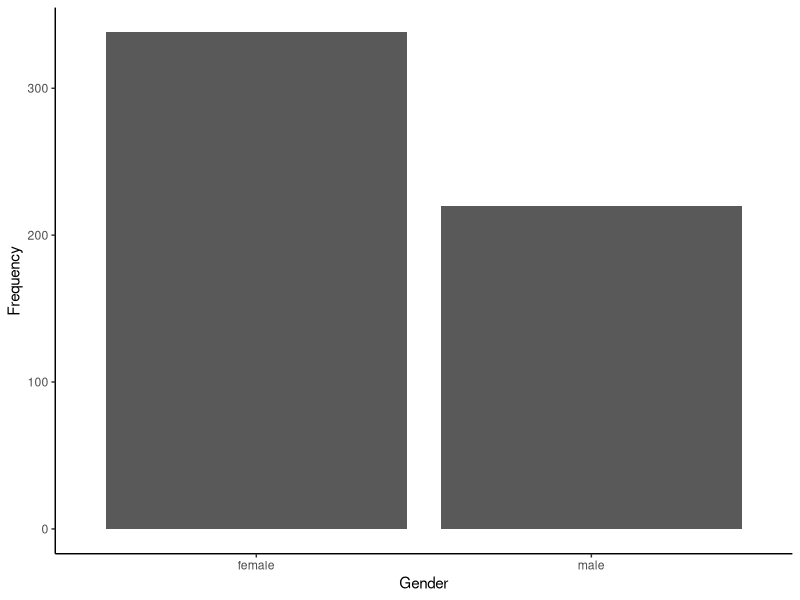
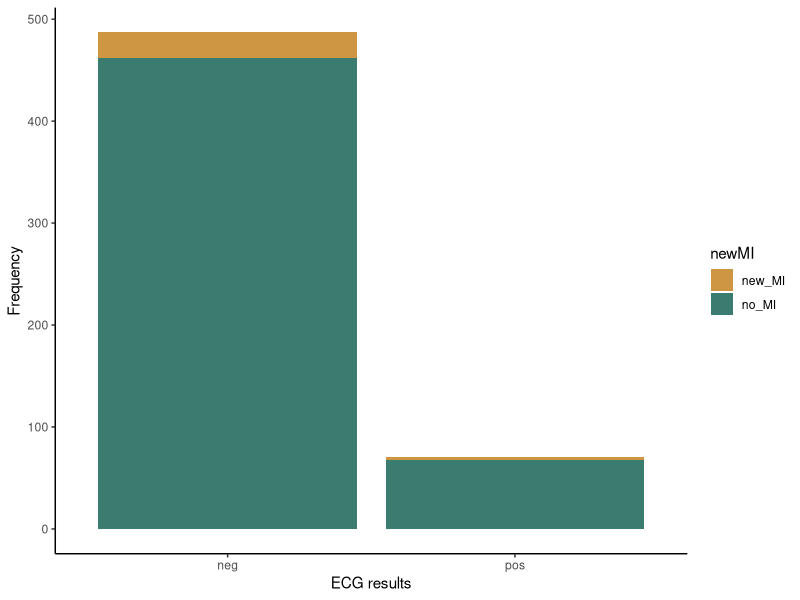

R code for these plots, in order:
## ---- chunk 1
knitr::opts_chunk$set(echo = TRUE)
## ---- chunk 2
cardiac <- read.csv("cardiac.csv")
## ---- chunk 3
library(ggplot2)
ggplot(cardiac, aes(x=gender)) +
  geom_bar() +
  labs(x="Gender", y="Frequency") +
  theme_classic()
## ---- chunk 4
gender_table <- table(cardiac$gender)
gender_prop <- prop.table(gender_table)
## ---- chunk 5
gender_test <- chisq.test(gender_table, p=c(0.5,0.5))
gender_test
## ---- chunk 6
gender_test$observed
gender_test$expected
## ---- chunk 7
ggplot(cardiac, aes(x=posECG,fill=newMI)) +
  geom_bar() +
  labs(x="ECG results", y="Frequency") +
  scale_fill_manual(values=c("#ce9642","#3b7c70")) +
  theme_classic()
## ---- chunk 8
myo_table <- table(cardiac$newMI,cardiac$posECG)
myo_prop <- prop.table(myo_table)
## ---- chunk 9
myo_test <- chisq.test(myo_table)
myo_test
## ---- chunk 10
myo_test$observed
myo_test$expected
